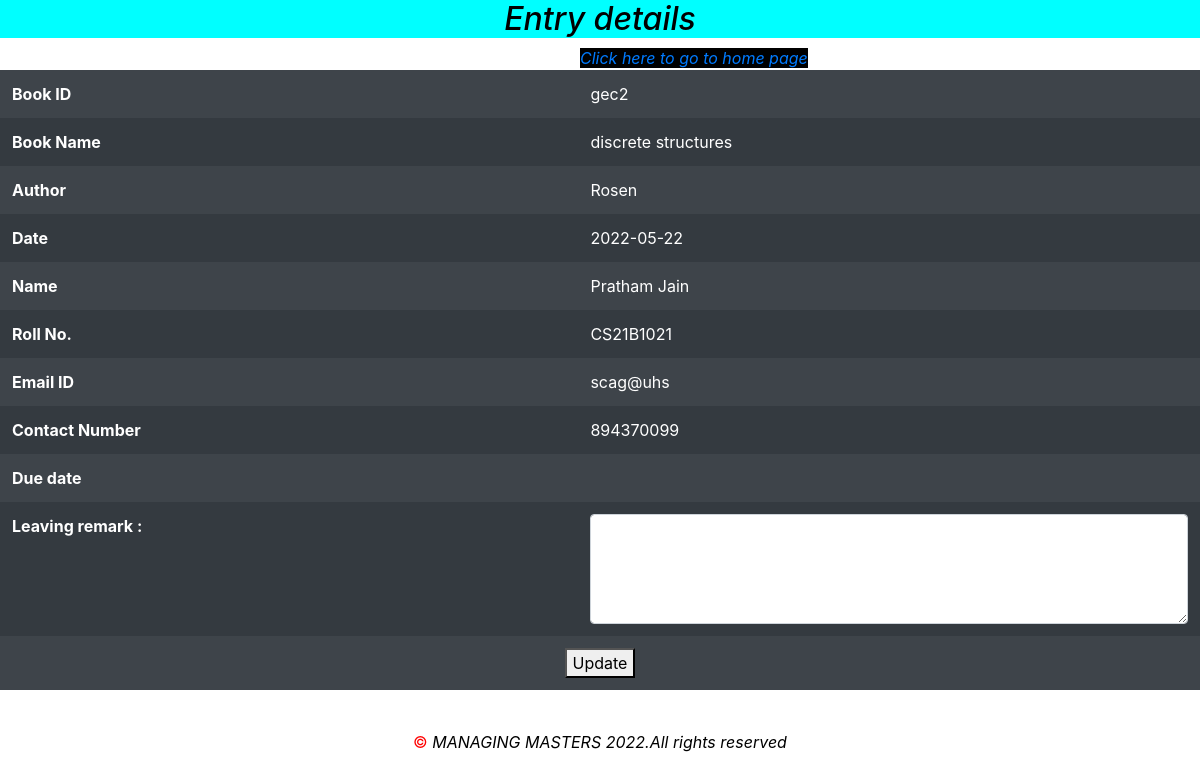
Screenshot of /IIITRmancontent/manageentry/libraryedit.php?editid=2 (signed in) with the database file from the repository.
### tables this page shows
CREATE TABLE `libraryentry` (
  `id` int(11) NOT NULL,
  `bookid` varchar(120) NOT NULL,
  `bookname` varchar(120) NOT NULL,
  `author` char(125) NOT NULL,
  `entreename` char(125) NOT NULL,
  `rollno` varchar(120) NOT NULL,
  `issuedate` date NOT NULL DEFAULT current_timestamp(),
  `returndate` date NOT NULL,
  `mobno` bigint(70) NOT NULL,
  `email` varchar(100) NOT NULL,
  `remarks` varchar(500) NOT NULL,
  `duedate` date DEFAULT NULL
);

### IIITRmancontent/manageentry/libraryedit.php (the view, shortened to what this page needs)
<?php
$host = "localhost";
$user = "root";
$password = '';
$db_name = "iiitrentry";
$con = mysqli_connect($host, $user, $password, $db_name);
?>
<?php
if ($_SESSION['adloggedin'] != 1) {
  header('location:index.php');
} else {
?>
  <!DOCTYPE html>
  <html lang="en">
  <head>
    <link rel="stylesheet" href="https://cdn.jsdelivr.net/npm/bootstrap@4.6.1/dist/css/bootstrap.min.css">
    <link rel="stylesheet" href="style.css">
  </head>
  <body>
    <?php
    $id = $_GET['editid'];
    $ret = mysqli_query($con, "select * from  libraryentry where id='$id'");
    while ($row = mysqli_fetch_array($ret)) {
    ?>
      <h2 style="text-align: center; color:black; font-style:oblique; background-color:aqua;">Entry details</h2>
      <a style="font-style:italic; margin-left:580px; background-color:black;" href="http://localhost/IIITRmancontent/adhomepage.php">Click here to go to home page</a>
      <table class="table table-borderless table-striped table-earning table-dark">
          <tr>
            <th>Book ID</th>
            <td><?php echo $row['bookid']; ?></td>
          </tr>
          <tr>
            <th>Book Name</th>
            <td><?php echo $row['bookname']; ?></td>
          </tr>
          <tr>
          <th>Author</th>
          <td><?php echo $row['author']; ?></td>
        </tr>
        <tr>
          <th>Date</th>
          <td><?php echo $row['issuedate']; ?></td>
        </tr>
        <tr>
          <th>Name</th>
          <td><?php echo $row['entreename']; ?></td>
        </tr>
        <tr>
          <th>Roll No.</th>
          <td><?php echo $row['rollno']; ?></td>
        </tr>
        <tr>
          <th>Email ID</th>
          <td><?php echo $row['email']; ?></td>
        </tr>
        <tr>
          <th>Contact Number</th>
          <td><?php echo $row['mobno']; ?></td>
        </tr>
        <tr>
          <th>Due date</th>
          <td><?php echo $row['duedate']; ?></td>
        </tr>
        <?php if ($row['remarks'] == "") { ?>
          <form method="post">
            <tr>
              <th>Leaving remark :</th>
              <td>
                <textarea name="remark" placeholder="" rows="4" cols="4" class="form-control wd-450" required="true"></textarea>
              </td>
            </tr>
            <tr align="center">
              <td colspan="2"><button type="submit" name="submit" class="">Update</button></td>
            </tr>
          </form>
        <?php } else { ?>
          <tr>
            <th>Leaving Remark </th>
            <td><?php echo $row['remarks'];
              } ?>
      </table>
    <?php } ?>
    <div class="text-center copyright-section">
      <span style="color:red;">&#169</span> <span style="font-style:italic;"> MANAGING MASTERS 2022.All rights reserved</span>
    </div>
  </body>
  </html>
<?php } ?>

### IIITRmancontent/manageentry/style.css (style rules this page uses)
.copyright-section { background-color:white; color:black; }

### rows the page displays
libraryentry: bookid "gec2", bookname "discrete structures", author "Rosen", issuedate "2022-05-22", entreename "Pratham Jain", rollno "CS21B1021", email "scag@uhs", mobno "894370099"
